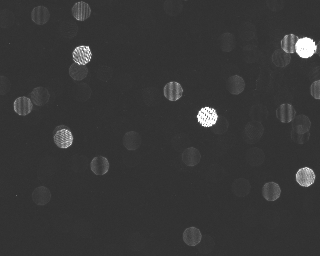
%> input picture priklady/2007/kapky.pgm, 320 x 256 px
$ octave doAll.m   (GNU Octave 9; MATLAB toolbox functions it lacks are replaced by stand-ins)
%> lines starting %> are read from the running program, lines starting %| are printed output that depends on the picture; in (x1, y1, x2, y2) boxes, pixels count from 0 and x2, y2 are one past the last pixel; in counts of white or black regions, pixels touching at a corner belong together; the program's own positions count from 1
%> further down, I is the input picture: size 256x320 uint8; min 47, max 255, mean 55.2
### priklady/2007/discnorm.m
function g = discnorm(f, L)

if nargin() < 2
L = 256
end

f = double(f)

fmax = max(f(:))
%> fmax = 255
fmin = min(f(:))
%> fmin = 47

if fmax - fmin > 0
  g = (f - fmin)/(fmax - fmin)
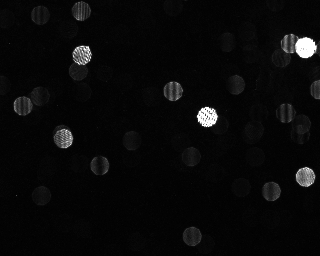
%> g: size 256x320 double; min 0, max 1, mean 0.0394
else
  g = zeros(size(f))
end

g = 1 + round((L-1)*g)

return

### helpers/kruhgauss.m
function K = kruhgauss(R,N)
  % vraci gaussovskou masku o rozptylu R v mat. NxN
  [ X, Y] = meshgrid(-(N-1)/2:(N-1)/2,...
    -(N-1)/2:(N-1)/2);
  K=exp(-0.5*(X.^2+Y.^2)/R.^2);

### priklady/2007/doAll.m
%clear all;
I = imread('kapky.pgm');
%imshow(I);
I = discnorm(I);
%imshow(I);
%zobr(I);
G = kruhgauss(3,10);
%zobr(conv2(I, G, 'same'));
I = conv2(I, G, 'same')/sum(sum(G));
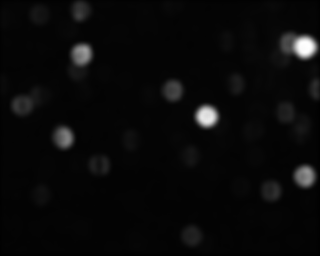
%> I: size 256x320 double; min 1.12, max 255.7, mean 11; drawn with min black and max white

%zobr(otsu(I));
%zobr(localthreshold(I,20,20));

% Je treba pouzit bandthreshold a band nekolikrat posunout
M = I > 10;
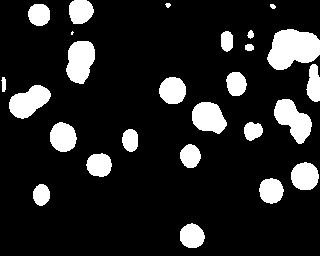
%> M: size 256x320 logical; 14.5% white; 26 white regions (1 under 20 px), largest, box (x1, y1, x2, y2) and area: (267, 29, 320, 70) 1584, (274, 99, 312, 144) 970, (66, 41, 95, 84) 948
%M = bandthreshold(I, 10, 80);
imshow(M);

%K = kruh(2,4);
%
%imshow(imopen(M,K));
